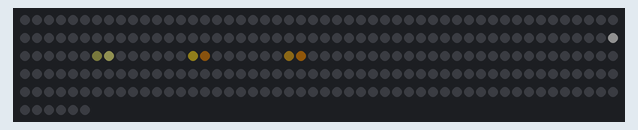
Bench run of a program on a simulated Raspberry Pi Pico running MicroPython. On the bench: 256 RGB LEDs in strip order, left to right, continuing on the next row. Dim RGB values are drawn brighter than linear; random numbers come from a fixed seed.

Above: at 2.72 s.
At 4.41 s:
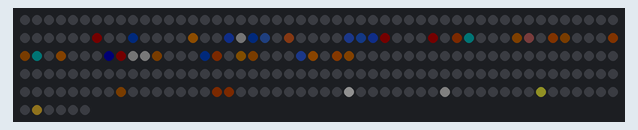
At 6.2 s:
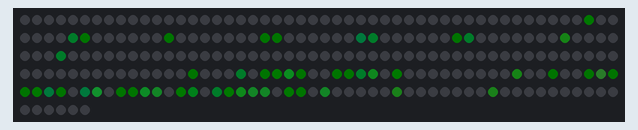
At 12.36 s:
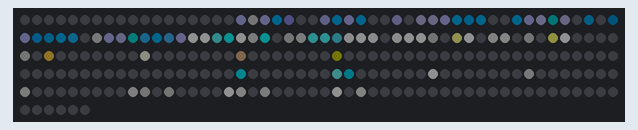
At 16.16 s:
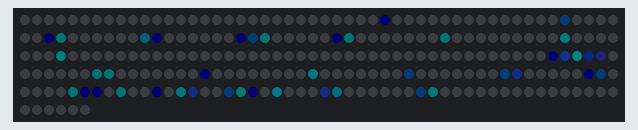
At 19.96 s:
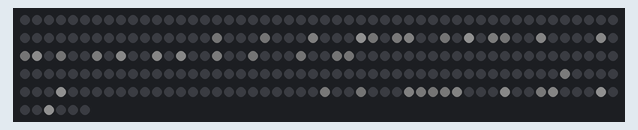

The program:

feuerwerk.py
```python
# Demo: Feuerwerk. Raketen steigen auf und explodieren als Kugel, Ring, Goldregen oder
# Glitzer. Das Bild wird nicht geloescht, sondern nur abgedunkelt -> leuchtende Spuren.
import time, random, math, micropython
import matrix as m

W, H = m.W, m.H
FRAME_MS = 35
TRAIL = 175        # wie stark das Bild pro Bild nachleuchtet (0-255, groesser = laengere Spuren)
GRAVITY = 0.012
LAUNCH = 0.025     # Chance pro Bild fuer eine neue Rakete
FINALE = 0.0015    # Chance pro Bild fuer ein Finale mit mehreren Raketen
MAX_SPARKS = 160   # mehr Funken gleichzeitig schafft der Pico nicht fluessig

COLORS = ((255, 30, 30), (30, 255, 60), (40, 90, 255), (255, 200, 0), (255, 40, 200),
          (0, 230, 255), (255, 120, 0), (200, 80, 255))
GOLD = (255, 150, 20)

@micropython.viper
def fade(b: ptr8, n: int, f: int):
    for i in range(n):
        b[i] = (b[i] * f) >> 8

def add(x, y, c, f=255):
    # Farbe aufaddieren statt ueberschreiben, damit sich Funken ueberlagern
    x = int(x + 0.5)
    y = int(y + 0.5)
    if 0 <= x < W and 0 <= y < H:
        b = m.buf
        j = m.xy(x, y) * 3
        for k in range(3):
            v = b[j + k] + (c[k] * f >> 8)
            b[j + k] = v if v < 255 else 255

rockets = []       # [x, y, vx, vy]
sparks = []        # [x, y, vx, vy, Leben, max. Leben, Farbe, Art]

def launch():
    x = random.uniform(2, W - 3)
    rockets.append([x, float(H), (W / 2 - x) * random.uniform(0, 0.012),
                    -random.uniform(0.42, 0.55)])

def explode(x, y):
    kind = random.choice(("kugel", "kugel", "ring", "gold", "glitzer"))
    c1 = random.choice(COLORS)
    c2 = random.choice(COLORS) if random.random() < 0.35 else c1
    n = 22 if kind == "ring" else 30
    n = max(10, min(n, MAX_SPARKS - len(sparks)))   # sind schon viele Funken unterwegs, kleiner
    for i in range(n):
        if kind == "ring":
            a = i * 2 * math.pi / n
            v = 0.42
        else:
            a = random.uniform(0, 2 * math.pi)
            v = random.uniform(0.1, 0.45)
        if kind == "gold":
            v *= 0.6
            col, life = GOLD, random.randrange(45, 70)
        elif kind == "glitzer":
            col, life = (255, 255, 255), random.randrange(25, 45)
        else:
            col, life = (c1 if i % 2 else c2), random.randrange(22, 38)
        sparks.append([x, y, math.cos(a) * v, math.sin(a) * v, life, life, col, kind])
    # kurzer heller Blitz in der Mitte
    for dx, dy in ((0, 0), (1, 0), (-1, 0), (0, 1), (0, -1)):
        add(x + dx, y + dy, (255, 255, 255), 200 if dx or dy else 255)

frame = 0
while True:
    t = time.ticks_ms()
    frame += 1
    fade(m.buf, W * H * 3, TRAIL)
    if random.random() < LAUNCH and len(rockets) < 3:
        launch()
    if random.random() < FINALE:
        for _ in range(4):
            launch()
    # Raketen steigen, werden langsamer und explodieren am hoechsten Punkt
    keep = []
    for r in rockets:
        r[0] += r[2]
        r[1] += r[3]
        r[3] += GRAVITY
        add(r[0], r[1], (255, 210, 150))
        if random.random() < 0.5 and len(sparks) < MAX_SPARKS:
            sparks.append([r[0], r[1] + 1, random.uniform(-0.05, 0.05), 0.05, 8, 8, GOLD, "funke"])
        if r[3] > -0.08 or r[1] < 2:
            explode(r[0], r[1])
        else:
            keep.append(r)
    rockets = keep
    # Funken
    keep = []
    for s in sparks:
        x, y, vx, vy, life, maxl, col, kind = s
        drag = 0.9 if kind == "gold" else 0.94
        s[2] = vx * drag
        s[3] = vy * drag + (GRAVITY * 0.5 if kind == "gold" else GRAVITY)
        s[0] = x + s[2]
        s[1] = y + s[3]
        s[4] = life - 1
        if s[4] <= 0 or s[1] >= H:
            continue
        f = s[4] * 255 // maxl
        if kind == "glitzer" and random.random() < 0.4:
            f = 0 if random.random() < 0.5 else 255
        add(s[0], s[1], col, f)
        keep.append(s)
    sparks = keep
    m.show()
    time.sleep_ms(max(0, FRAME_MS - time.ticks_diff(time.ticks_ms(), t)))
```

matrix.py
```python
# Gemeinsame Bibliothek fuer alle Demos: 4x WS2812B 8x8 als 16x16-Flaeche an GP22
# Anordnung: 1 links oben, 2 links unten, 3 rechts oben, 4 rechts unten
# Farben werden immer in voller Aufloesung (0-255) angegeben, show() dimmt sie herunter.
import machine, neopixel, micropython, array

PIN = 22
W = H = 16
N = W * H
MAX = 16  # max. Helligkeit pro Kanal (0-255) -> ca. 500 mA gesamt, VSYS gemessen stabil bis MAX 22
# Helligkeitsausgleich je Matrix (1, 2, 3, 4) und Farbkanal (R, G, B).
# Matrix 1 hat andere LEDs: Rot/Gruen doppelt so hell, Blau ca. 1,45x (per Auge abgeglichen)
GAIN = ((0.5, 0.5, 0.69), (1, 1, 1), (1, 1, 1), (1, 1, 1))
# Strombremse: Summe aller Kanaele (0-255) darf das nicht ueberschreiten,
# sonst wird alles gleichmaessig gedimmt. 255 je LED = so viel wie der Regenbogen.
BUDGET = N * 255

_np = neopixel.NeoPixel(machine.Pin(PIN), N)
buf = bytearray(N * 3)  # R, G, B je LED, Index = LED-Nummer in der Kette

# Faktor je LED und Kanal in Festkomma (x1024), damit show() ohne Fliesskomma auskommt
_mul = array.array('H', [round(MAX * GAIN[i // 3 // 64][i % 3] * 1024 / 255) for i in range(N * 3)])

@micropython.viper
def _sum(src: ptr8, n: int) -> int:
    t = 0
    i = 0
    while i < n:
        t += src[i]
        i += 1
    return t

@micropython.viper
def _render(src: ptr8, dst: ptr8, mul: ptr16, n: int, k: int):
    # RGB (0-255) -> gedimmt, korrigiert, gerundet, in GRB-Reihenfolge fuer die WS2812B
    j = 0
    while j < n:
        dst[j + 1] = (src[j] * mul[j] * k + 524288) >> 20
        dst[j] = (src[j + 1] * mul[j + 1] * k + 524288) >> 20
        dst[j + 2] = (src[j + 2] * mul[j + 2] * k + 524288) >> 20
        j += 3

def xy(x, y):
    m = (x // 8) * 2 + (y // 8)
    return m * 64 + (y % 8) * 8 + (x % 8)

def set(x, y, c):
    if 0 <= x < W and 0 <= y < H:
        i = xy(x, y) * 3
        buf[i] = c[0]; buf[i + 1] = c[1]; buf[i + 2] = c[2]

def get(x, y):
    i = xy(x, y) * 3
    return (buf[i], buf[i + 1], buf[i + 2])

def fill(c):
    for i in range(0, N * 3, 3):
        buf[i] = c[0]; buf[i + 1] = c[1]; buf[i + 2] = c[2]

def clear():
    fill((0, 0, 0))

def show():
    tot = _sum(buf, N * 3)
    k = 1024 if tot <= BUDGET else 1024 * BUDGET // tot
    _render(buf, _np.buf, _mul, N * 3, k)
    _np.write()

def wheel(p):
    # Farbrad 0..767, jeweils nur 2 Kanaele aktiv
    p %= 768
    if p < 256:
        return (255 - p, p, 0)
    p -= 256
    if p < 256:
        return (0, 255 - p, p)
    p -= 256
    return (p, 0, 255 - p)
```
